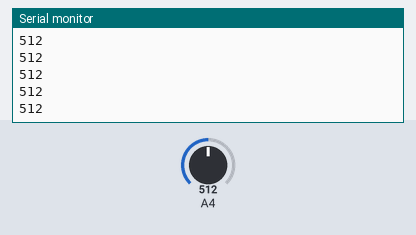
Simulated run of this sketch. Board: Arduino Mega 2560, built with avr-gcc and run on an emulated ATmega2560. On the bench: the last lines printed to the serial monitor. The inputs (shaded band) are chosen by the test bench; at power-on: A4 = 512.

Above: at 1.2 s.
1.3 s: A4 set to 716
At 1.31 s:
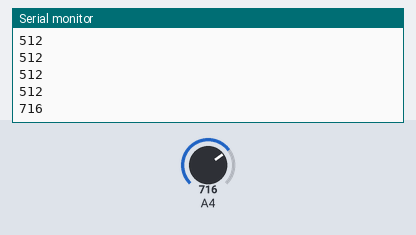
2.8 s: A4 set to 900
At 2.81 s:
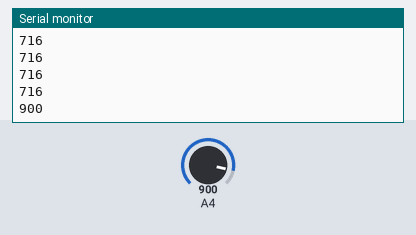
Timing chart, 0 to 5.8 s (numbered marks = the images above; inputs shaded):
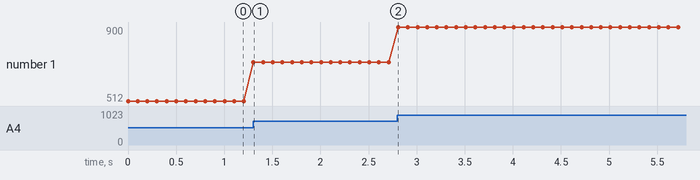

Measured:
- after the input at 1.3 s, the serial monitor: prints a new line at once (image 1)
- after the input at 2.8 s, the serial monitor: prints a new line at once (image 2)
- plotted number 1: 512 → 716 after the input at 1.3 s, 716 → 900 after the input at 2.8 s

The sketch:

potenciometro.ino
```cpp
#define potPin 36
int valPot = 0;

void setup() {
  Serial.begin(9600);
}

void loop() {
  valPot = analogRead(potPin);
  Serial.println(valPot);
  delay(100);
}
```
